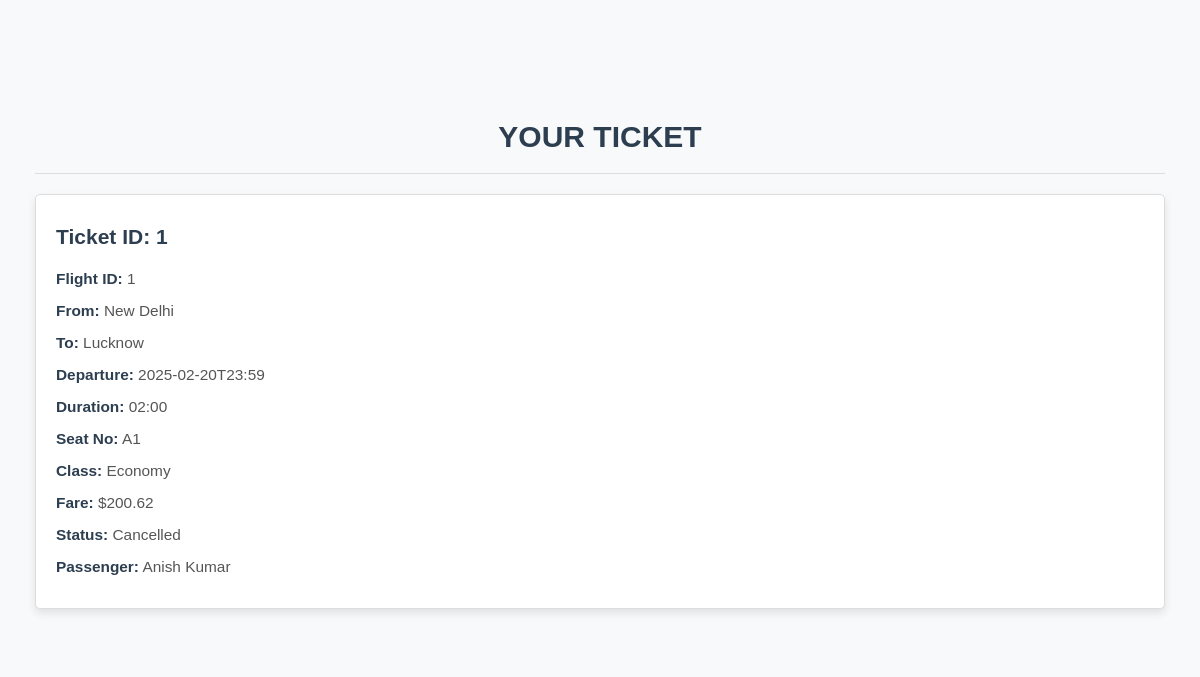
Screenshot of /view-ticket?ticket_id=1 (signed in) with the database file from the repository.
### tables this page shows
CREATE TABLE ticket (
    ticket_id INTEGER PRIMARY KEY AUTOINCREMENT,
    flight_id INTEGER NOT NULL,
    passenger_id INTEGER NOT NULL,
    seat_no TEXT NOT NULL,
    date_of_journey TEXT NOT NULL,
    flight_class TEXT NOT NULL,
    fare REAL NOT NULL,
    status TEXT NOT NULL,
    FOREIGN KEY (flight_id) REFERENCES flight (flight_id),
    FOREIGN KEY (passenger_id) REFERENCES passenger (passenger_id)
);

CREATE TABLE flight (
    flight_id INTEGER PRIMARY KEY AUTOINCREMENT,
    source TEXT NOT NULL,
    destination TEXT NOT NULL,
    departure_time TEXT NOT NULL,
    duration TEXT NOT NULL
);

CREATE TABLE user (
    user_id INTEGER PRIMARY KEY AUTOINCREMENT,
    password TEXT NOT NULL,
    name TEXT NOT NULL,
    surname TEXT NOT NULL,
    gender TEXT NOT NULL,
    email TEXT NOT NULL,
    language TEXT,
    nationality TEXT,
    dob TEXT,
    street TEXT,
    locality TEXT,
    city TEXT,
    country TEXT,
    phone TEXT
);

### app.py (the view)
@app.route('/view-ticket')
@login_required
def view_ticket():
    ticket_id = request.args.get('ticket_id')
    if not ticket_id:
        return redirect(url_for('user_panel'))
    conn = get_db_connection()
    cursor = conn.execute("""
        SELECT t.ticket_id, t.flight_id, t.seat_no, t.date_of_journey, t.flight_class, t.fare, t.status,
               f.source, f.destination, f.departure_time, f.duration,
               u.name, u.surname
        FROM ticket t
        JOIN flight f ON t.flight_id = f.flight_id
        JOIN passenger p ON t.passenger_id = p.passenger_id
        JOIN user u ON p.user_id = u.user_id
        WHERE t.ticket_id = ?
    """, (ticket_id,))
    ticket = cursor.fetchone()
    conn.close()
    if not ticket:
        flash("Ticket not found.", "danger")
        return redirect(url_for('user_panel'))
    return render_template('user/view-ticket.html', ticket=ticket)

### app.py (called while the page is built)
def get_db_connection():
    conn = sqlite3.connect(DATABASE)
    conn.row_factory = sqlite3.Row  # Return rows as dictionaries
    return conn

@app.before_request
def require_login():
    admin_routes = [
        'admin_panel', 'staff_management', 'add_staff', 'remove_staff', 'modify_staff_form', 'modify_staff', 'search_staff',
        'flight_management', 'add_flight', 'remove_flight', 'modify_flight', 'search_flight',
        'refund_management', 'get_refunds', 'clear_refund', 'decline_refund', 'report_fraud',
        'user_management', 'add_user', 'remove_user',
        'ticket_management', 'remove_ticket', 'search_ticket', 'modify_ticket', 'add_ticket',
        'feedback_management'
    ]
    if request.endpoint in admin_routes and not session.get('admin_logged_in'):
        flash("You need to login first!", "warning")
        return redirect(url_for('admin_login'))

def login_required(f):
    @wraps(f)
    def decorated_function(*args, **kwargs):
        if 'user_id' not in session:
            flash("You must be logged in to access this page.", "warning")
            return redirect(url_for('user_login'))
        return f(*args, **kwargs)
    return decorated_function

### templates/user/view-ticket.html (shortened to what this page needs)
<!DOCTYPE html>
<html lang="en">
<head>
    <link rel="stylesheet" href="https://maxcdn.bootstrapcdn.com/bootstrap/3.3.7/css/bootstrap.min.css">
    <link rel="stylesheet" href="{{ url_for('static', filename='css/user/view-ticket.css') }}">
</head>
<body>
    <div class="container">
        <header class="text-center">
            <h2>Your Ticket</h2>
            <hr>
        </header>
        <div class="panel panel-default">
            <div class="panel-body">
                <h4>Ticket ID: {{ ticket.ticket_id }}</h4>
                <p><strong>Flight ID:</strong> {{ ticket.flight_id }}</p>
                <p><strong>From:</strong> {{ ticket.source }}</p>
                <p><strong>To:</strong> {{ ticket.destination }}</p>
                <p><strong>Departure:</strong> {{ ticket.departure_time }}</p>
                <p><strong>Duration:</strong> {{ ticket.duration }}</p>
                <p><strong>Seat No:</strong> {{ ticket.seat_no }}</p>
                <p><strong>Class:</strong> {{ ticket.flight_class }}</p>
                <p><strong>Fare:</strong> ${{ ticket.fare }}</p>
                <p><strong>Status:</strong> {{ ticket.status }}</p>
                <p><strong>Passenger:</strong> {{ ticket.name }} {{ ticket.surname }}</p>
            </div>
        </div>
    </div>
</body>
</html>

### static/css/user/view-ticket.css (style rules this page uses)
body { font-family: 'Arial', sans-serif; background-color: #f8f9fa; color: #333; margin: 0; padding: 0; }
.container { margin-top: 80px; padding: 20px; }
header h2 { color: #2c3e50; font-weight: bold; text-transform: uppercase; margin-bottom: 20px; }
hr { border: 0; height: 1px; background: #ddd; margin: 20px 0; }
.panel { background-color: #ffffff; border: 1px solid #ddd; border-radius: 5px; box-shadow: 0 4px 8px rgba(0, 0, 0, 0.1); margin-bottom: 20px; }
.panel-body { padding: 20px; }
.panel-body h4 { color: #2c3e50; font-weight: bold; font-size: 1.5em; margin-bottom: 20px; }
.panel-body p { margin: 10px 0; font-size: 1.1em; color: #555; }
.panel-body p strong { color: #2c3e50; font-weight: bold; }

### rows the page displays
ticket: ticket_id "1", flight_id "1", seat_no "A1", flight_class "Economy", fare "200.62", status "Cancelled"
flight: source "New Delhi", destination "Lucknow", departure_time "2025-02-20T23:59", duration "02:00"
user: name "Anish", surname "Kumar"
